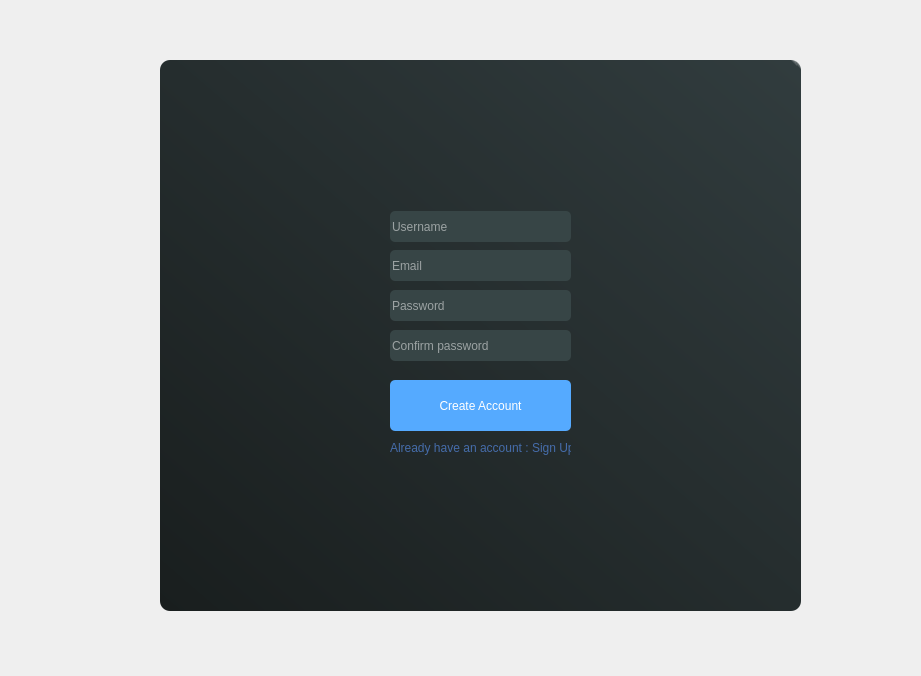
<?xml version="1.0" encoding="UTF-8"?>
<ui version="4.0">
 <class>MainWindow</class>
 <widget class="QMainWindow" name="MainWindow">
  <property name="geometry">
   <rect>
    <x>0</x>
    <y>0</y>
    <width>921</width>
    <height>676</height>
   </rect>
  </property>
  <property name="windowTitle">
   <string>MainWindow</string>
  </property>
  <widget class="QWidget" name="drop_shadow_layout">
   <widget class="QFrame" name="window">
    <property name="geometry">
     <rect>
      <x>160</x>
      <y>60</y>
      <width>641</width>
      <height>551</height>
     </rect>
    </property>
    <property name="styleSheet">
     <string notr="true">QFrame{

	border-radius:10px;
	background-color: qlineargradient(spread:pad, x1:0, y1:1, x2:1, y2:0, stop:0 rgba(25, 30, 30, 255), stop:0.98995 rgba(49, 60, 62, 255), stop:1 rgba(255, 255, 255, 255));

}</string>
    </property>
    <property name="frameShape">
     <enum>QFrame::StyledPanel</enum>
    </property>
    <property name="frameShadow">
     <enum>QFrame::Raised</enum>
    </property>
    <widget class="QPushButton" name="pushButton">
     <property name="geometry">
      <rect>
       <x>230</x>
       <y>320</y>
       <width>181</width>
       <height>51</height>
      </rect>
     </property>
     <property name="cursor">
      <cursorShape>PointingHandCursor</cursorShape>
     </property>
     <property name="styleSheet">
      <string notr="true">QPushButton{

	border-radius: 5px;
	background-color: rgb(85, 170, 255);
	transition: background-color 2s;
	color : white;
	
	font: 10pt &quot;Myanmar Text&quot;;


}

QPushButton:hover{



	background-color: rgb(255, 127, 127);

}</string>
     </property>
     <property name="text">
      <string>Create Account</string>
     </property>
    </widget>
    <widget class="QLineEdit" name="email">
     <property name="geometry">
      <rect>
       <x>230</x>
       <y>151</y>
       <width>181</width>
       <height>31</height>
      </rect>
     </property>
     <property name="styleSheet">
      <string notr="true">QLineEdit{

	border-radius: 5px;
	border-style: none;
	
	background-color: rgb(55, 69, 70);
	font: 8pt &quot;Nirmala UI&quot;;
	color: rgb(255, 255, 255);
}

QLineEdit:hover{

	border-radius: 0px;
	background-color: rgb(146, 147, 147);

}</string>
     </property>
     <property name="text">
      <string/>
     </property>
     <property name="placeholderText">
      <string>Username</string>
     </property>
    </widget>
    <widget class="QLineEdit" name="username">
     <property name="geometry">
      <rect>
       <x>230</x>
       <y>190</y>
       <width>181</width>
       <height>31</height>
      </rect>
     </property>
     <property name="styleSheet">
      <string notr="true">QLineEdit{

	border-radius: 5px;
	border-style: none;
	
	background-color: rgb(55, 69, 70);
	font: 8pt &quot;Nirmala UI&quot;;
	color: rgb(255, 255, 255);



}

QLineEdit:hover{

	border-radius: 0px;
	background-color: rgb(146, 147, 147);

}</string>
     </property>
     <property name="placeholderText">
      <string>Email</string>
     </property>
    </widget>
    <widget class="QLineEdit" name="password">
     <property name="geometry">
      <rect>
       <x>230</x>
       <y>230</y>
       <width>181</width>
       <height>31</height>
      </rect>
     </property>
     <property name="styleSheet">
      <string notr="true">QLineEdit{

	border-radius: 5px;
	border-style: none;
	
	background-color: rgb(55, 69, 70);
	font: 8pt &quot;Nirmala UI&quot;;
	color: rgb(255, 255, 255);


}

QLineEdit:hover{

	border-radius: 0px;
	background-color: rgb(146, 147, 147);

}
</string>
     </property>
     <property name="echoMode">
      <enum>QLineEdit::Password</enum>
     </property>
     <property name="placeholderText">
      <string>Password</string>
     </property>
    </widget>
    <widget class="QLabel" name="pic">
     <property name="geometry">
      <rect>
       <x>150</x>
       <y>20</y>
       <width>331</width>
       <height>101</height>
      </rect>
     </property>
     <property name="styleSheet">
      <string notr="true">QLabel{

	background-color: transparent;
	

}</string>
     </property>
     <property name="text">
      <string/>
     </property>
     <property name="pixmap">
      <pixmap resource="ressources/ressources.qrc">:/pictures/lock_vox_logo1.png</pixmap>
     </property>
     <property name="scaledContents">
      <bool>true</bool>
     </property>
    </widget>
    <widget class="QLineEdit" name="password_confirm">
     <property name="geometry">
      <rect>
       <x>230</x>
       <y>270</y>
       <width>181</width>
       <height>31</height>
      </rect>
     </property>
     <property name="styleSheet">
      <string notr="true">QLineEdit{

	border-radius: 5px;
	border-style: none;
	
	background-color: rgb(55, 69, 70);
	font: 8pt &quot;Nirmala UI&quot;;
	color: rgb(255, 255, 255);


}

QLineEdit:hover{

	border-radius: 0px;
	background-color: rgb(146, 147, 147);

}</string>
     </property>
     <property name="text">
      <string/>
     </property>
     <property name="echoMode">
      <enum>QLineEdit::Password</enum>
     </property>
     <property name="placeholderText">
      <string>Confirm password</string>
     </property>
    </widget>
    <widget class="QLabel" name="label">
     <property name="geometry">
      <rect>
       <x>230</x>
       <y>380</y>
       <width>181</width>
       <height>16</height>
      </rect>
     </property>
     <property name="cursor">
      <cursorShape>PointingHandCursor</cursorShape>
     </property>
     <property name="styleSheet">
      <string notr="true">QLabel {

	background-color: transparent;
	font: 8pt &quot;Nirmala UI&quot;;
	
	color: rgb(69, 108, 170);


}


QLabel:hover{

		color: rgb(255, 127, 127);


}
</string>
     </property>
     <property name="text">
      <string>Already have an account : Sign Up</string>
     </property>
    </widget>
   </widget>
  </widget>
 </widget>
 <resources>
  <include location="ressources/ressources.qrc"/>
 </resources>
 <connections/>
</ui>
